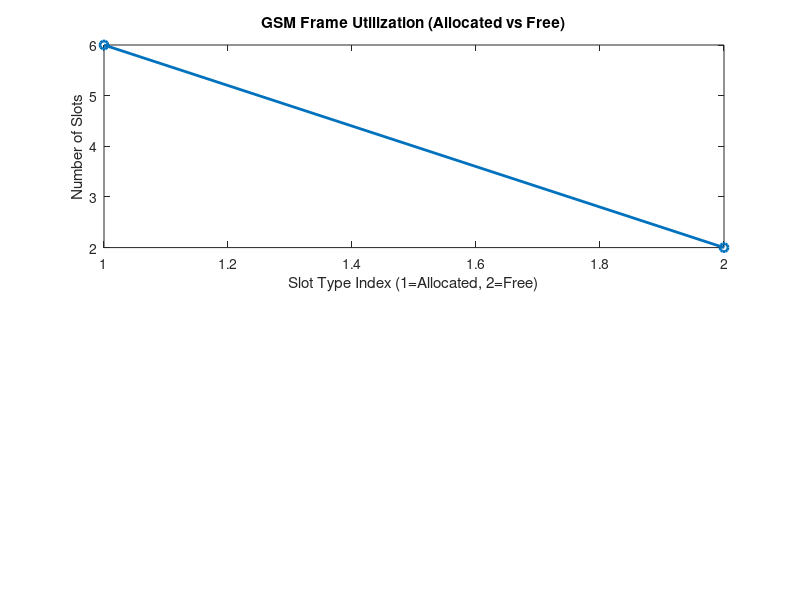

Source code (MATLAB): (Note: this script raises an error after producing the figure.)
clc; clear; close all;
TotalSlots = 8;
AllocatedSlots = 6;
FreeSlots = TotalSlots - AllocatedSlots;

Utilization = (AllocatedSlots/TotalSlots)*100;
disp('Frame Utilization (%)')
disp(Utilization)
figure
% Graph 1: Simple Line Plot (SAFE - no bar function)
subplot(2,1,1)
plot([1 2],[AllocatedSlots FreeSlots],'-o','LineWidth',2)
title('GSM Frame Utilization (Allocated vs Free)')
xlabel('Slot Type Index (1=Allocated, 2=Free)')
ylabel('Number of Slots')
grid on-
% Graph 2: Pie Chart (SAFE)
subplot(2,1,2)
pie([AllocatedSlots FreeSlots])
title('Slot Distribution in GSM Frame')
legend('Allocated','Free')
